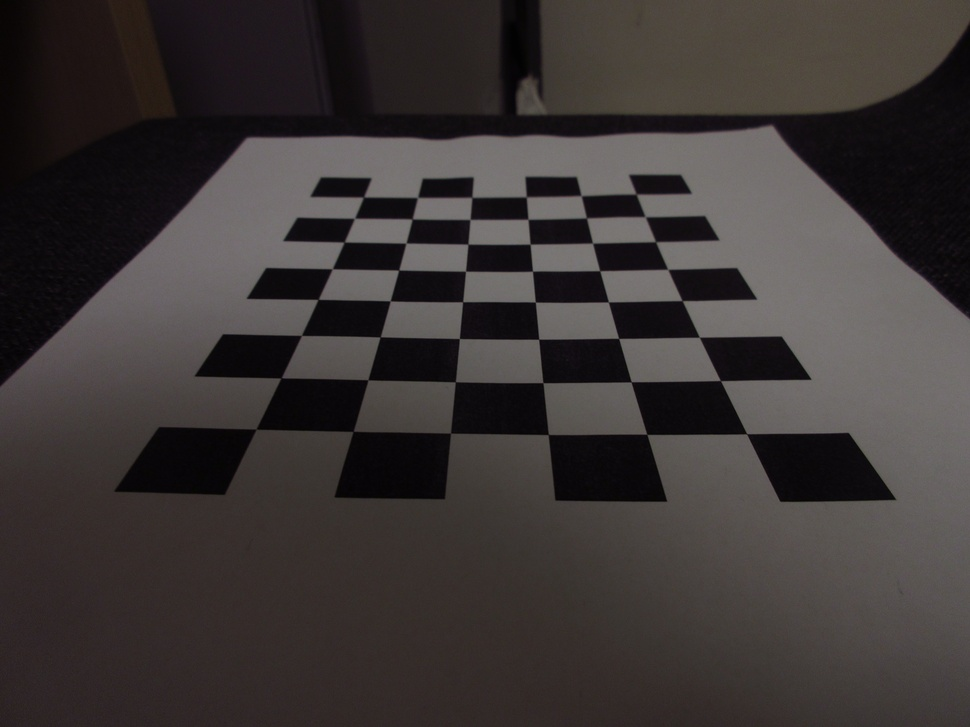
#> input picture calibration_images_2/IMG_2702.JPG, 970 x 727 px, shrunk from 5184 x 3888 before the run
$ python hw3_b_sample.py ../../calibration_images_2/IMG_2702.JPG
#> lines starting #> are read from the running program, lines starting #| are printed output that depends on the picture; after the words box and inside, x2 and y2 are one past the last pixel; in counts of white or black regions, pixels touching at a corner belong together
import cv2
import sys


def hw3_b(img):
#> called with img = '../../calibration_images_2/IMG_2702.JPG'
    img = cv2.imread(img, cv2.IMREAD_UNCHANGED)
#> img is the input picture: shape (727, 970, 3); mean B, G, R 53.6, 54.6, 60
    if img is None:
        print("Error: Image not found")
        return

    # convert to grayscale to threshold
    img_gray = cv2.cvtColor(img, cv2.COLOR_BGR2GRAY)

    # threshold to binary image
    _, thresh = cv2.threshold(img_gray, 50, 255, cv2.THRESH_BINARY)
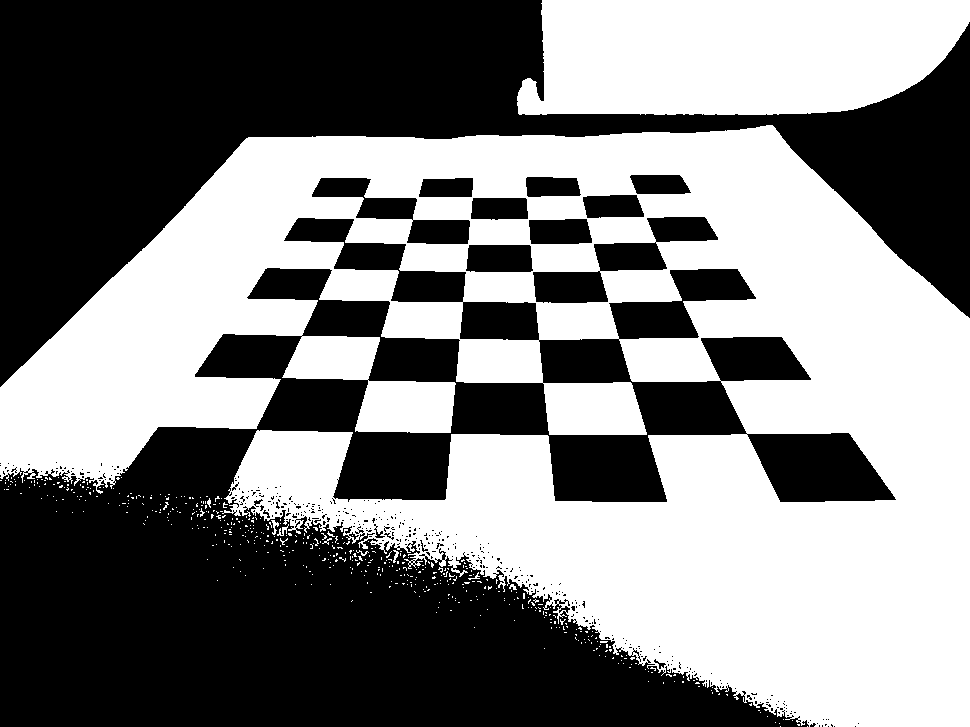
#> thresh: shape (727, 970); 49.6% white; 520 white regions (510 under 20 px)

    # find contours
    contours, _ = cv2.findContours(thresh, cv2.RETR_EXTERNAL,
                                   cv2.CHAIN_APPROX_SIMPLE)
#> contours = 519 contours, 514 with area under 20; largest, box (x1, y1, x2, y2) and area: (0, 125, 970, 727) 342034, (517, 0, 970, 115) 44868, (271, 520, 279, 535) 30, (277, 524, 289, 536) 22, (393, 550, 399, 563) 22

    cv2.drawContours(img, contours, -1, (0, 255, 0), 1)
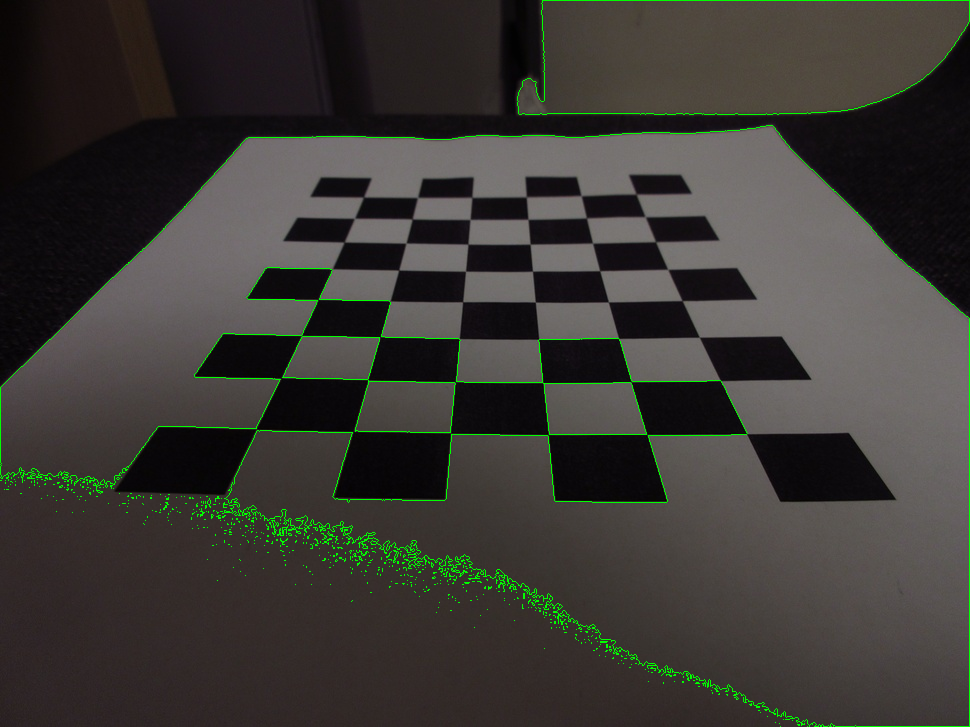
#> img: shape (727, 970, 3); 1.35% of pixels changed, all inside (x1, y1, x2, y2) = (0, 0, 970, 727)

    # display the image with found contours
    while True:
        try:
            cv2.imshow("Contours", img)
            key = cv2.waitKey(1)
#> (key q is pressed here)

            # exit on "q" or "ESC" key press
            if key == ord("q") or key == 27:
                break

        except KeyboardInterrupt:
            break

    cv2.destroyAllWindows()


if __name__ == "__main__":
    if len(sys.argv) != 2:
        print("Usage: python3 hw3_b.py <input image>")
        sys.exit(1)

    hw3_b(sys.argv[1])

$ run again, on calibration_images_2/IMG_2713.JPG
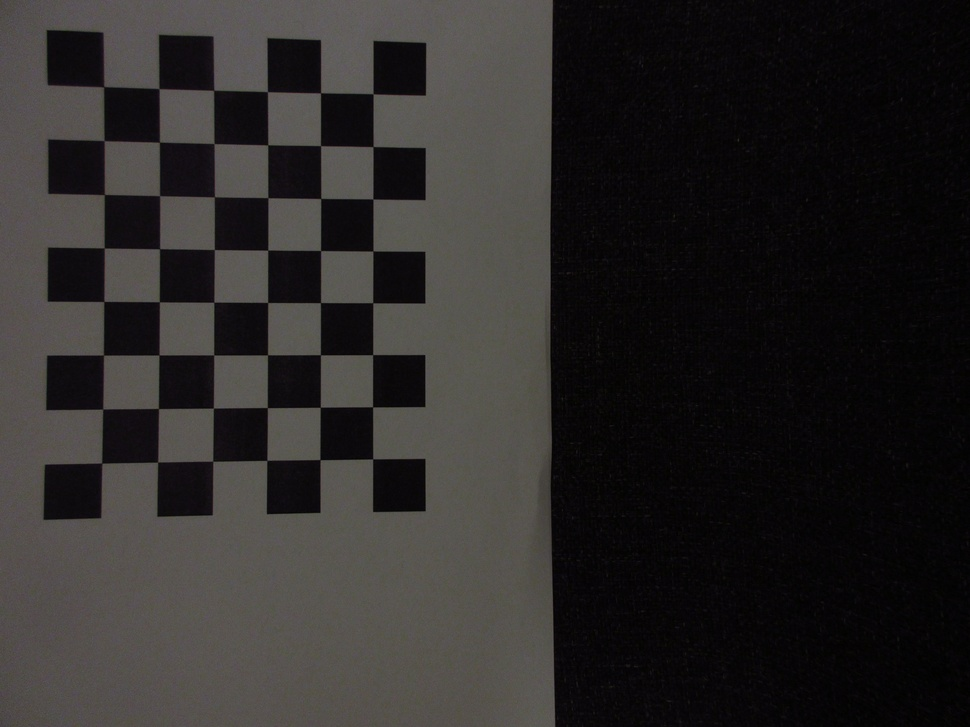
#> input picture calibration_images_2/IMG_2713.JPG, 970 x 727 px, shrunk from 5184 x 3888 before the run
#> in hw3_b, img is the input picture: shape (727, 970, 3); mean B, G, R 40.5, 41.4, 43.8
#> in hw3_b, `_, thresh = cv2.threshold(img_gray, 50, 255, cv2.THRESH_BINARY)`:
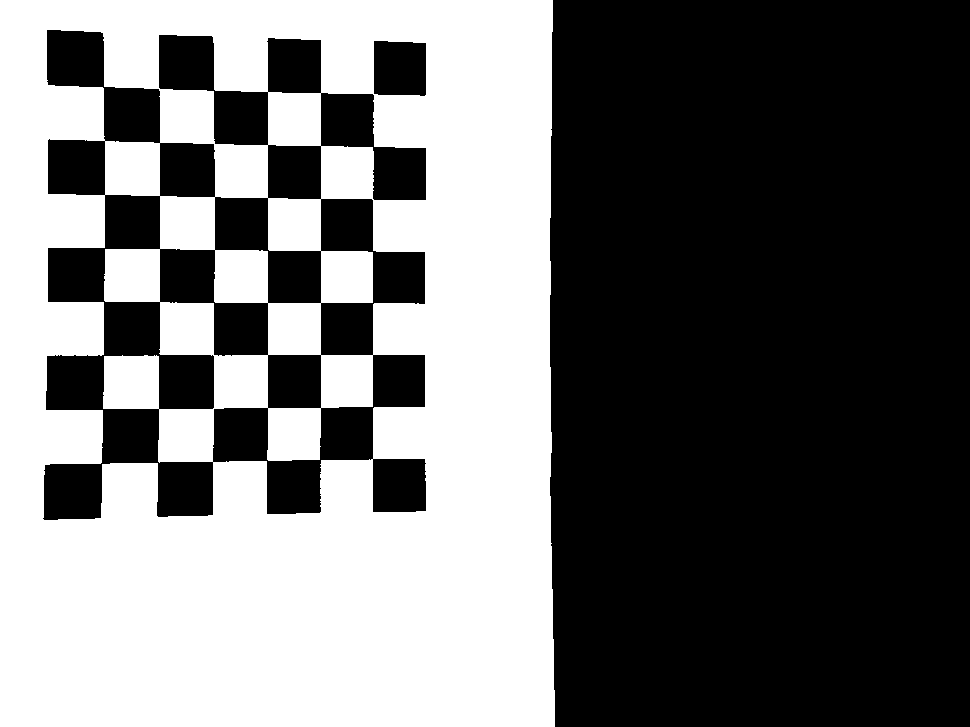
#> thresh: shape (727, 970); 43.8% white; 1 white region
#> contours = 1 contour; box (x1, y1, x2, y2) and area: (0, 0, 555, 727) 399796
#> in hw3_b, `cv2.drawContours(img, contours, -1, (0, 255, 0), 1)`:
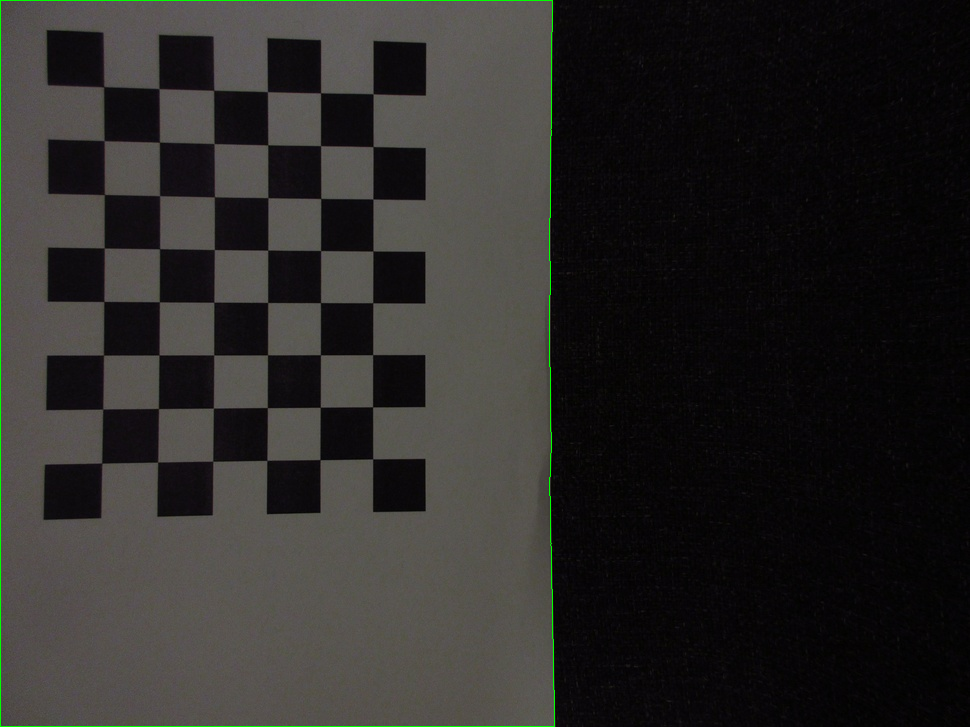
#> img: shape (727, 970, 3); 0.36% of pixels changed, all inside (x1, y1, x2, y2) = (0, 0, 555, 727)

$ run again, on calibration_images_2/IMG_2716.JPG
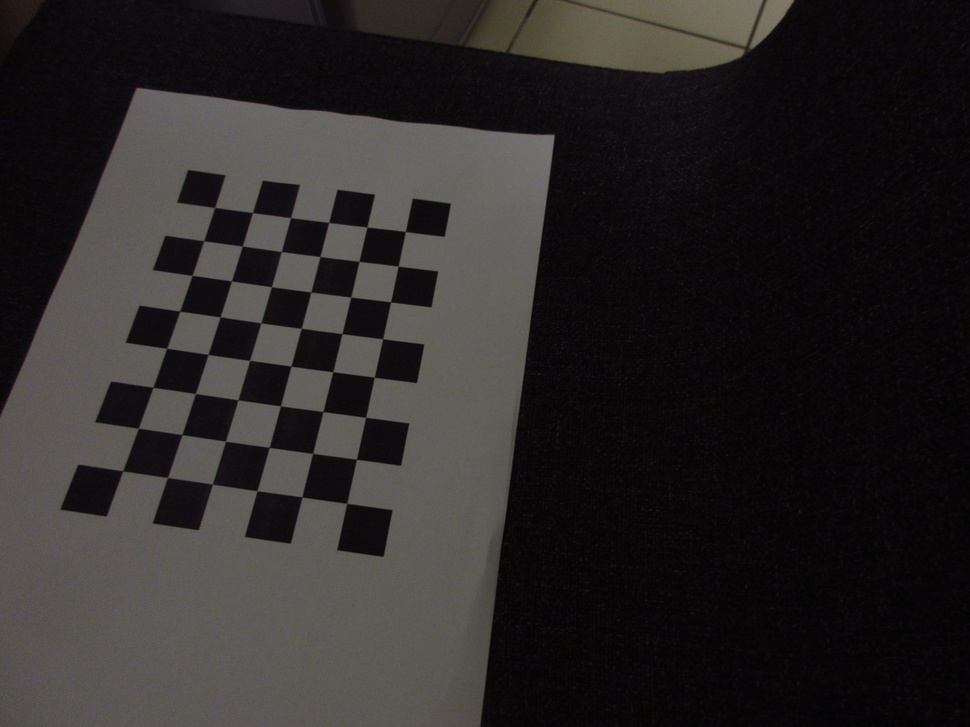
#> input picture calibration_images_2/IMG_2716.JPG, 970 x 727 px, shrunk from 5184 x 3888 before the run
#> in hw3_b, img is the input picture: shape (727, 970, 3); mean B, G, R 39.8, 40.4, 43
#> in hw3_b, `_, thresh = cv2.threshold(img_gray, 50, 255, cv2.THRESH_BINARY)`:
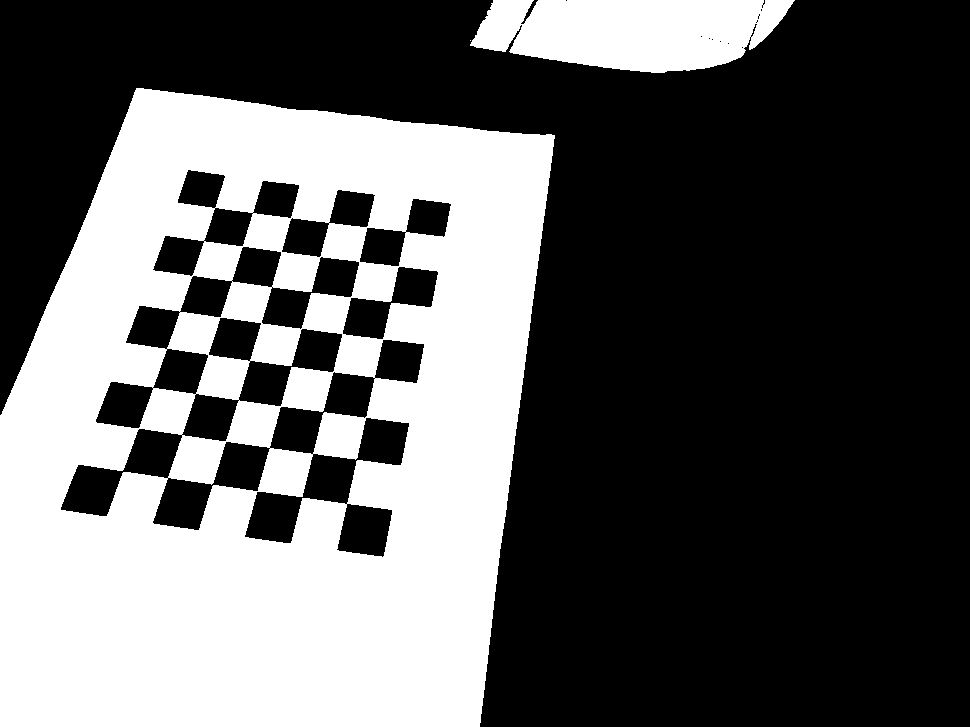
#> thresh: shape (727, 970); 37.4% white; 3 white regions (1 under 20 px)
#> contours = 3 contours, 1 with area under 20; largest, box (x1, y1, x2, y2) and area: (0, 88, 555, 727) 297347, (470, 0, 795, 73) 17720
#> in hw3_b, `cv2.drawContours(img, contours, -1, (0, 255, 0), 1)`:
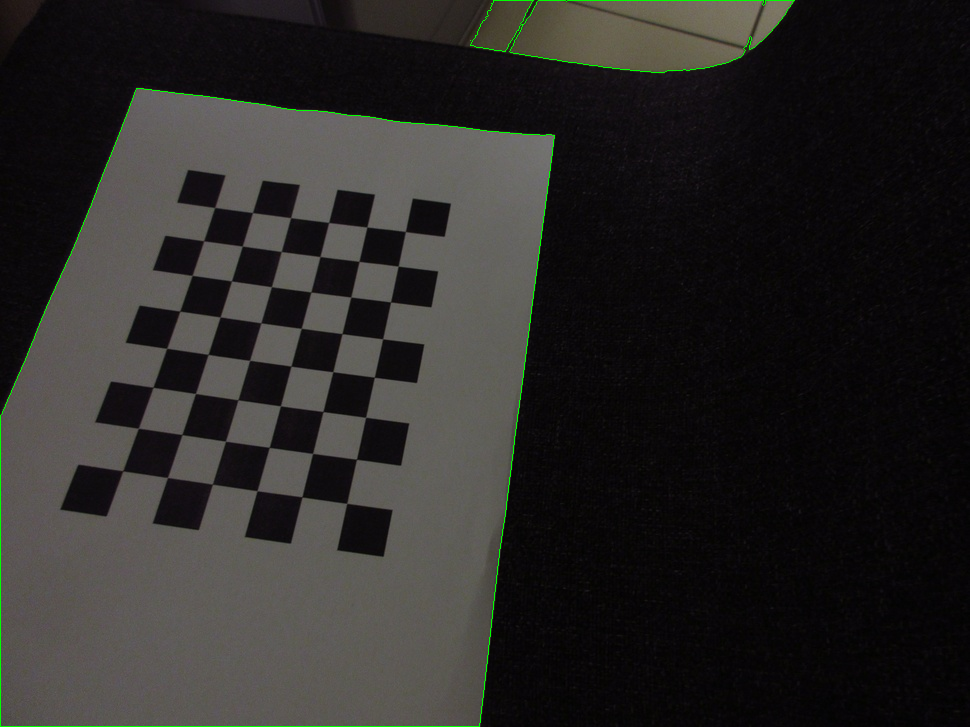
#> img: shape (727, 970, 3); 0.42% of pixels changed, all inside (x1, y1, x2, y2) = (0, 0, 795, 727)

$ run again, on calibration_images_2/IMG_2719.JPG
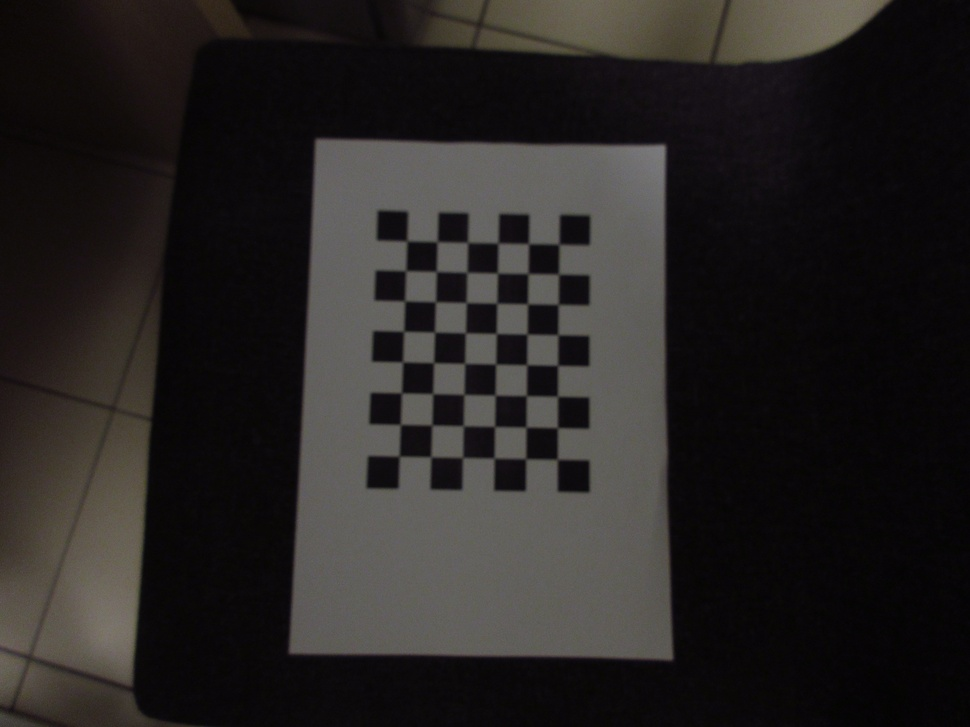
#> input picture calibration_images_2/IMG_2719.JPG, 970 x 727 px, shrunk from 5184 x 3888 before the run
#> in hw3_b, img is the input picture: shape (727, 970, 3); mean B, G, R 35.1, 36.2, 39.1
#> in hw3_b, `_, thresh = cv2.threshold(img_gray, 50, 255, cv2.THRESH_BINARY)`:
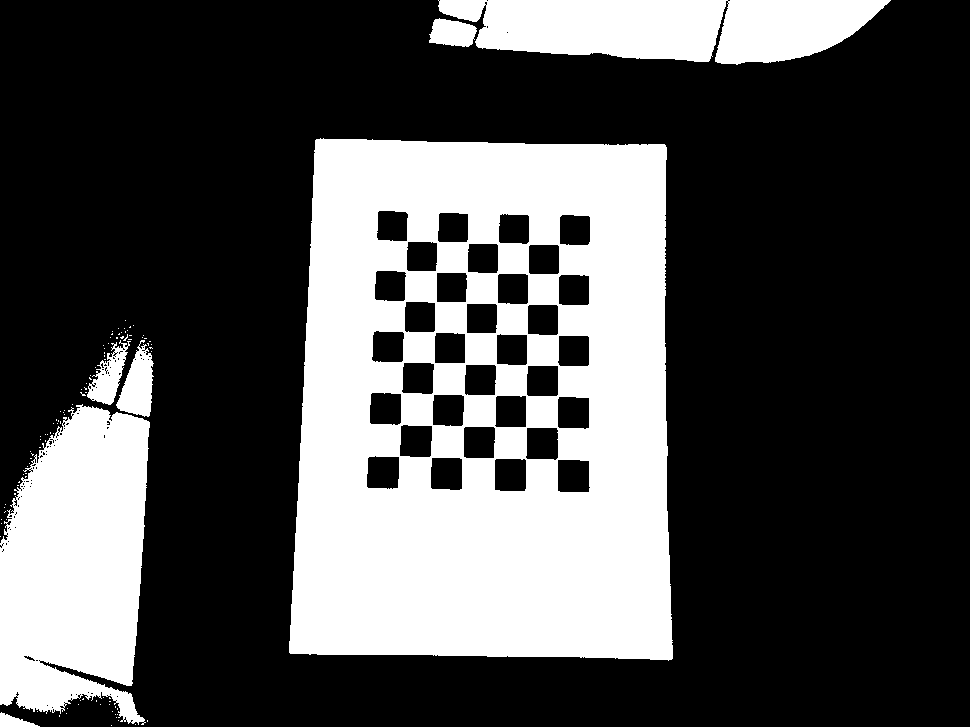
#> thresh: shape (727, 970); 31.5% white; 105 white regions (98 under 20 px)
#> contours = 105 contours, 98 with area under 20; largest, box (x1, y1, x2, y2) and area: (289, 138, 673, 661) 186740, (0, 404, 150, 725) 36601, (438, 0, 891, 65) 21500, (116, 340, 154, 417) 1596, (87, 340, 131, 405) 1196, (429, 18, 477, 47) 972, (0, 712, 40, 727) 270
#> in hw3_b, `cv2.drawContours(img, contours, -1, (0, 255, 0), 1)`:
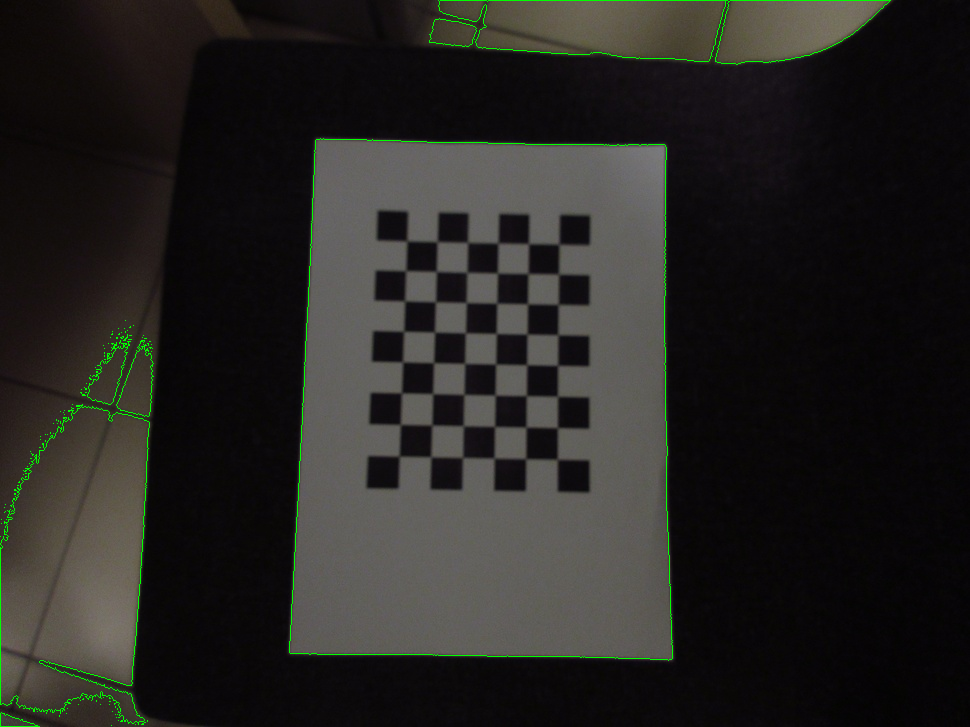
#> img: shape (727, 970, 3); 0.71% of pixels changed, all inside (x1, y1, x2, y2) = (0, 0, 891, 727)
